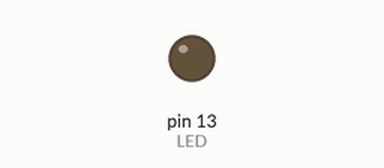
Simulated run of this sketch. Board: Arduino Uno, built with avr-gcc and run on an emulated ATmega328P. Shown: output pins drawn as LEDs (lit = HIGH).

Above: at 1.9 s.
At 5.27 s:
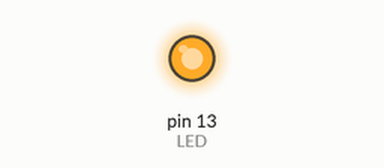
Timing chart, 0 to 5.6 s (numbered marks = the images above):
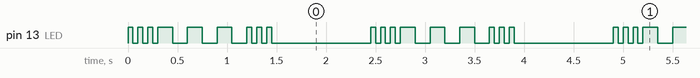

The sketch:

SOS_tutorial.ino
```cpp
// define acts as a static value
// varaiables are able to be changed while sketch is running

#define LED 13
//int LED=13;
int dit = 50;
int dah = 150;
int wait = 1000;

void setup() {
  // put your setup code here, to run once:
  pinMode(LED,OUTPUT);
}

void loop() {
  // put your main code here, trun repeatedly:

  // SOS in morse code it 3 dits (S), 3 dahs (O), 3 dits (S)

  // First S
  digitalWrite(LED,HIGH);
  delay(dit);
  digitalWrite(LED,LOW);
  delay(dit);

  digitalWrite(LED,HIGH);
  delay(dit);
  digitalWrite(LED,LOW);
  delay(dit);

  digitalWrite(LED,HIGH);
  delay(dit);
  digitalWrite(LED,LOW);
  delay(dit);

  // O in morse code
  digitalWrite(LED,HIGH);
  delay(dah);
  digitalWrite(LED,LOW);
  delay(dah);

  digitalWrite(LED,HIGH);
  delay(dah);
  digitalWrite(LED,LOW);
  delay(dah);

  digitalWrite(LED,HIGH);
  delay(dah);
  digitalWrite(LED,LOW);
  delay(dah);

  // Second S
  digitalWrite(LED,HIGH);
  delay(dit);
  digitalWrite(LED,LOW);
  delay(dit);

  digitalWrite(LED,HIGH);
  delay(dit);
  digitalWrite(LED,LOW);
  delay(dit);

  digitalWrite(LED,HIGH);
  delay(dit);
  digitalWrite(LED,LOW);
  //delay(dit);

  // added delay so our S's don't loop into each other
  delay(wait);
}
```

Measured:
- by itself, pin 13 (LED): repeats every 2.5 s: 2 × (LOW 0.05 s, HIGH 0.05 s), LOW 0.05 s, 3 × (HIGH 0.15 s, LOW 0.15 s), 2 × (HIGH 0.05 s, LOW 0.05 s), HIGH 0.05 s, LOW 1.0 s, HIGH 0.05 s
